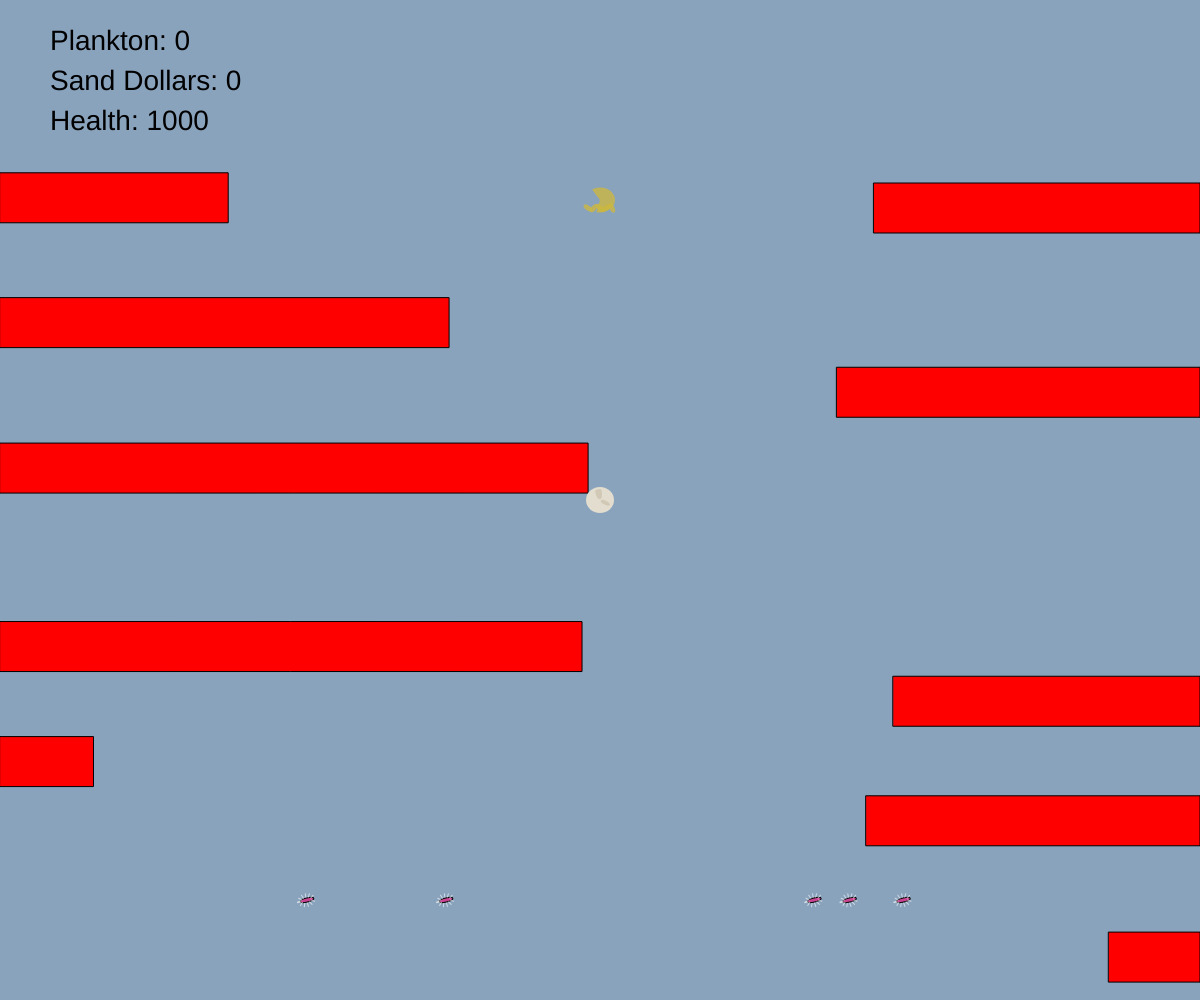
Frame 1 (no input)
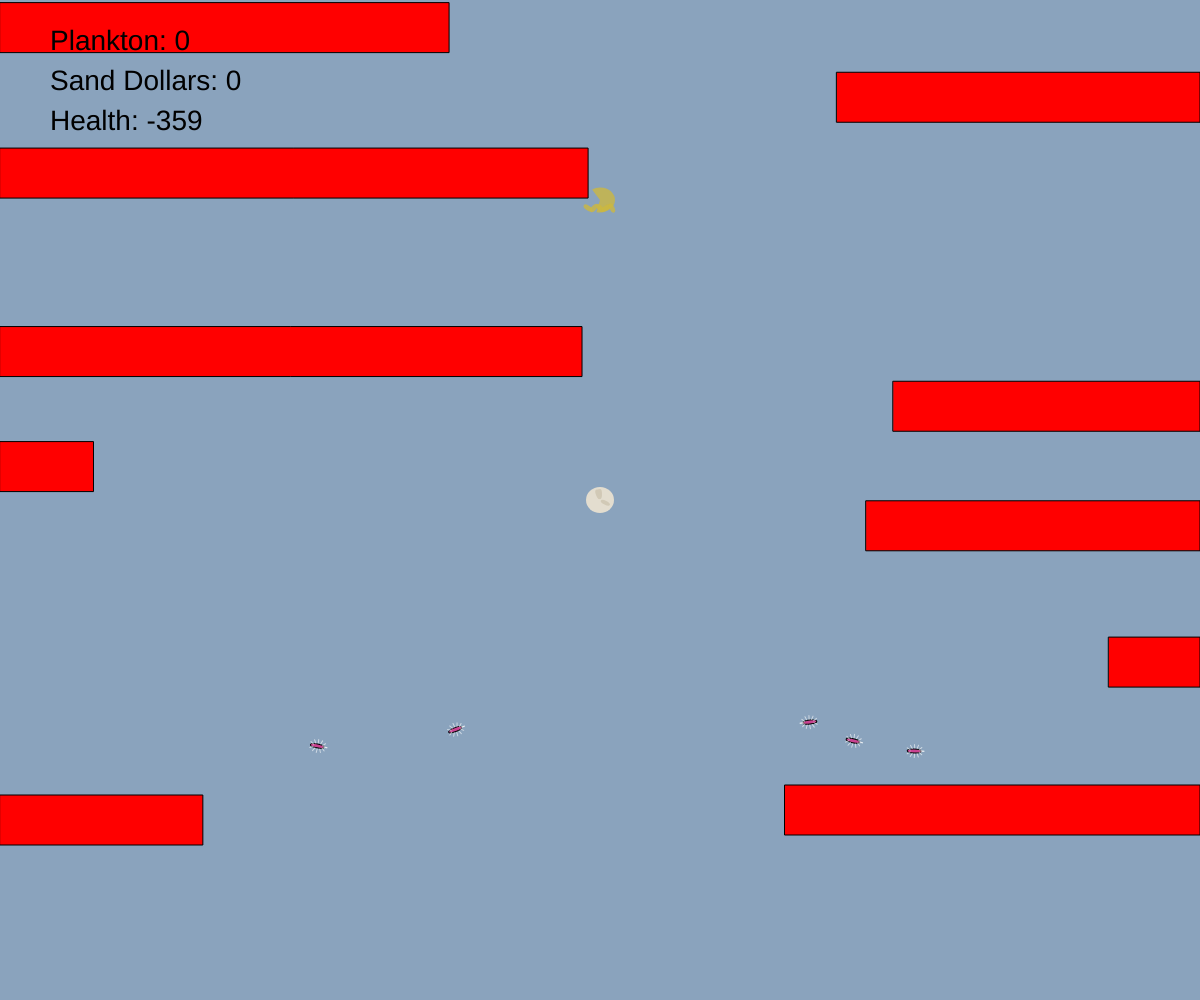
Frame 60 (no input)
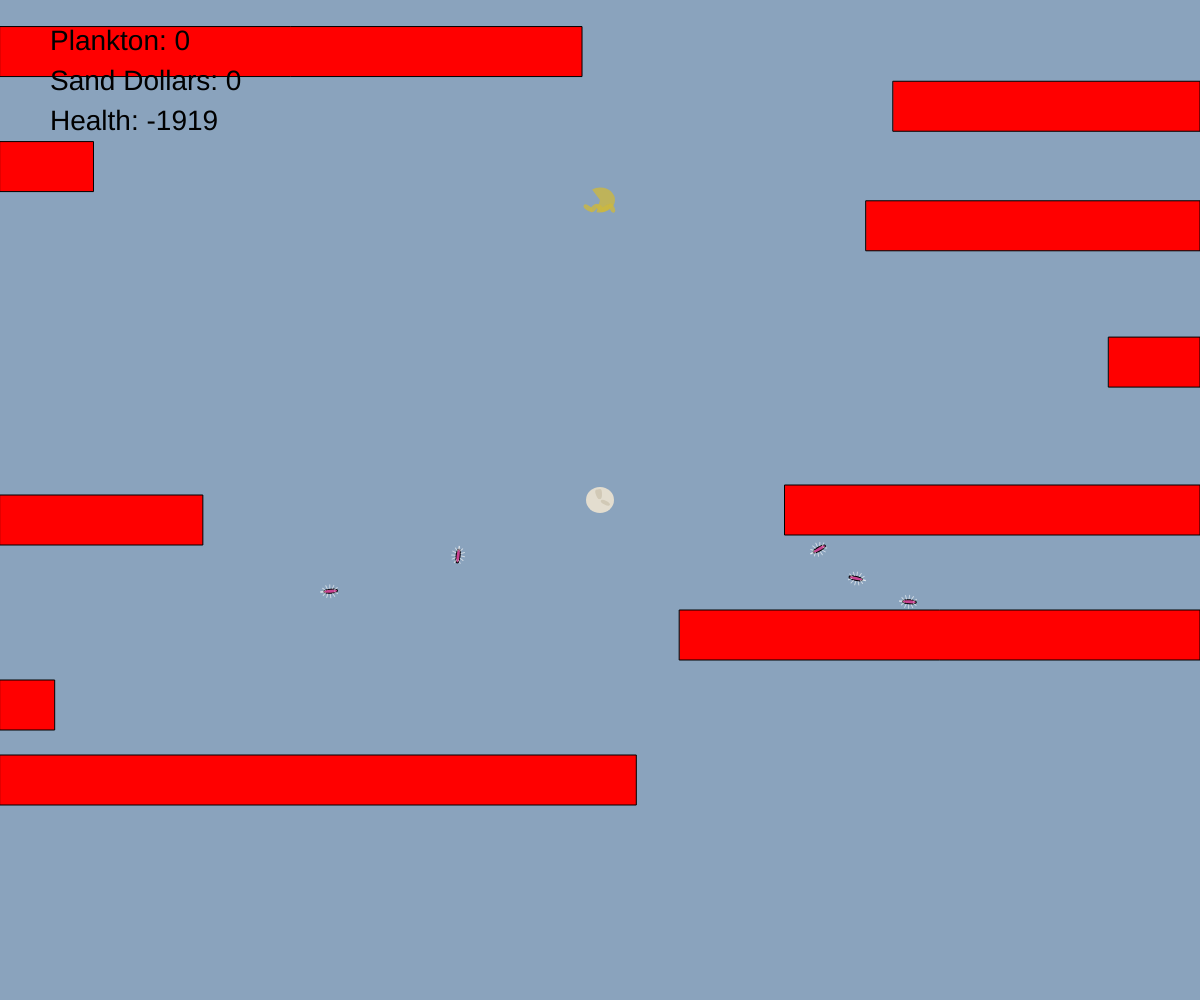
Frame 120 (the mouse pressed at the canvas centre since frame 60)

The p5.js sketch that drew these frames (run headless with seeded random() and noise() and a simulated clock; from frame 60 on, the mouse is pressed at the canvas centre):

// p5.js sketch
// ── sketch.js
//AT THIS POINT ALL THAT I HAVE IS THE JELLY FOLLOWS THE MOUSE AND PLANKTON FLOATS UPWARD

/*
what I have so far is a sand dollar, plankton, and jellyfish.

plankton will randomly spawn along the bottom of screen
plankton will float upward zig zagging
plankton will stay inside of jelly for a couple seconds, then disappear

sand dollar will float upward slowly rotating

jellyfish will rotate around pointer, like its following it (need help with this)

UI:
+points for lasting
+points for collecting plankton

sand dollar amount (only shows after you catch one, then fades away)
*/

/**
 * Draws a Jellyfish
 * @param {x-position} x 
 * @param {y-position} y 
 */
function jellyFish(x, y) {
  push();
      
  translate(x,y);
  noStroke();
  
  //jellybody
  fill(204, 183, 63, 200);
  arc(0, 0, 30, 25, 180, 360);
  
  //jelly tentacles
  for(var i = 0; i < 5; i++) {
      push();
      translate(-12, 8);
      translate(i * 6, 0);
      rotate(21 + i * -14);
      ellipse(0,0, 5, 10);
      pop();
  }

  pop();
};

/**
 * Draws a Sand Dollar
 * @param {x-position} x 
 * @param {y-position} y 
 */
function sandDollar(x, y) {
  push();
  translate(x,y);
  scale(2);
  noStroke();
  fill(227, 221, 207);
  ellipse(0, 0, 14, 13);
  
  for(var i = 0; i < 4; i++) {
      fill(209, 201, 182);
      rotate(i * 90);
      ellipse(0, -3, 2, 5);
  }
  pop();
  
};

/**
 * Draws a Coral obstacle
 * @param {x-position} x 
 * @param {y-position} y 
 */
function coralBar(x, y, w, h) {
    push();
    fill(255, 0, 0);
    rect(x, y, w, h);
    pop();
}

/**
 * Draws a plankton
 * @param {x-position} x 
 * @param {y-position} y 
 * @param {rotation} r 
 */
function plankton(x, y, r) {
  push();

  translate(x,y);
  rotate(r);
  //plankton body
  fill(245, 0, 114, 150);
  ellipse(0,0,4,14);
  
  //plankton left legs
  for(var i = 0; i < 6; i++){
      push();
      translate(2, i * 0.3);
      rotate(i * -19.3);
      stroke(255, 255, 255, 150);
      line(-3,-4, -5, -7);
      pop();
  }
      
  for(var i = 0; i < 6; i++){
      push();
      translate(-2, i * 0.3);
      rotate(i * 19.3);
      stroke(255, 255, 255, 150);
      line(3,-4, 5, -7);
      pop();
  }

  pop();
};

var wave;
var isMousePressed;
var planktonCount;
var sandDollarCount;
var health;

var maxPlankton;
var maxSandDollar;
var maxCoral;

var xPlankton;
var yPlankton;
var xSandDollar;
var ySandDollar;
var xCoral;
var yCoral;
var dyCoral;
var wCoral;
var hCoral;
var jellyFishX;
var jellyFishY;


function setup() {
  createCanvas(windowWidth, windowHeight);
  frameRate(30);

  maxPlankton = 5;
  maxSandDollar = 1;
  maxCoral = 10;

  xPlankton = [];
  yPlankton = [];
  xCoral = [];
  yCoral = [];
  dyCoral = [];
  wCoral = [];
  hCoral = [];
  xSandDollar = [];
  ySandDollar = [];
  jellyFishX = windowWidth/2;
  jellyFishY = windowHeight/5;

  planktonCount = 0;
  sandDollarCount = 0;

  health = 1000;
  isMousePressed = false;
  wave = 0;

  for(var i = 0; i < maxPlankton; i++){
    xPlankton.push(random(100, windowWidth-100));
    yPlankton.push(windowHeight - 100);

  }

  for (var i = 0; i < maxSandDollar; i++) {
    xSandDollar.push(windowWidth/2);
    ySandDollar.push(windowHeight/2);
  }

  for (var i = 0; i < maxCoral; i++) {
    var w = (random() * windowWidth/2) + 50;

    if (random() < 0.5) {
      xCoral.push(0);
    } else {
      xCoral.push(windowWidth-w);
    }

    yCoral.push(windowHeight * random());
    dyCoral.push(random()*4 + 1);
    wCoral.push(w);
    hCoral.push(50);
  }

  textSize(28);
}

function mouseDragged() {
  jellyFishX = mouseX;
}

function draw() {
  /************** Draw *****************/
  background(138, 163, 189);
  
  for (var i = 0; i < maxCoral; i++) {
    coralBar(xCoral[i], yCoral[i], wCoral[i], hCoral[i]);
  }

  for (var i = 0; i < maxPlankton; i++) {
    plankton(xPlankton[i], yPlankton[i], 90 + yPlankton[i] * 1.2);
  }

  for (var i = 0; i < maxSandDollar; i++) {
    sandDollar(xSandDollar[i], ySandDollar[i]);
  } 

  jellyFish(jellyFishX, jellyFishY);

  text('Plankton: ' + planktonCount, 50, 50);
  text('Sand Dollars: ' + sandDollarCount, 50, 90);
  text('Health: ' + health, 50, 130);
  /************** /Draw *****************/

  /************** Translation *****************/
  for (var i = 0; i < maxPlankton; i++) {
    if (random(0, 1) > 0.5) {
      xPlankton[i] += cos(wave * random(0.0625, 0.125)) * random(1, 3.256);
    } else {
      xPlankton[i] += sin(wave * random(0.0625, 0.125)) * random(1, 3.256);
    }
    yPlankton[i] -= random(.5, 5);
    if(yPlankton[i] <= -5){
        yPlankton[i] = windowHeight - 100;
        xPlankton[i] = random(50, 350);
    }
  }

  for (var i = 0; i < maxCoral; i++) {
    if (yCoral[i] <= -5) {
      var w = (random() * windowWidth/2) + 50;

      if (random() < 0.5) {
        xCoral[i] = 0;
      } else {
        xCoral[i] = windowWidth-w;
      }

      yCoral[i] = windowHeight - 100;
      wCoral[i] = w;
      hCoral[i] = 50;
    }
    yCoral[i] -= 5;
  }

  wave++;
  /************** /Translation ****************/

  /************** Collision *****************/
  for (var i = 0; i < maxPlankton; i++) {
    if (abs(xPlankton[i] - jellyFishX) < 10 && abs(yPlankton[i] - jellyFishY) < 10) {
      yPlankton[i] = windowHeight - 100;
      xPlankton[i] = random(50, 350);
      if (health + 50 > 1000) {
        health = 1000;
      } else {
        health += 50;
      }
      planktonCount++;
    }
    if (abs(xSandDollar[i] - jellyFishX) < 10 && abs(xSandDollar[i] - jellyFishY) < 10) {
      maxSandDollar = 0;
      sandDollarCount++;
    }
  }

  for (var i = 0; i < maxCoral; i++) {
    if (abs(xCoral[i] - jellyFishX) < wCoral[i] && abs(yCoral[i] - jellyFishY) < hCoral[i]) {
      health -= 50;
    }
  }
  /************** /Collision *****************/

  health--;
}
